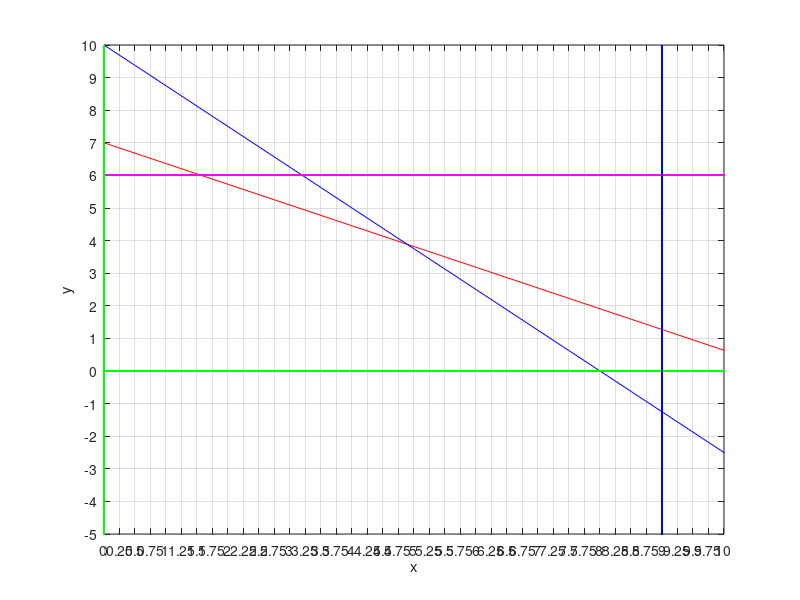

Here is the MATLAB script that generated this plot:
function Graph_022() 

    x = 0 : .5 : 20 ;
    
    y1 = ( 77 - x.*7) / 11 ;
    y2 = (80 - x.*10) /8 ;
    x3 = -15 : 1 : 10 ;
%     for i = 1 : 1 : 41 
%         x3(i) = myFun(i) ;
%     end
%     disp(x3) ;
    y3 = ones(41).*6  ;  % y = 6
    y4 = zeros(41) ;   % y = 0 
    y5 = ones(26) * 9 ;
    y6 = zeros(26) ;
    xmin = 0 ; xmax = 10 ; ymin = -5; ymax = 10 ;
    plot(x,y1,'r', ...
        x, y2, 'b' , ...
        x, y3, 'm', ...
        x, y4, 'g', ...
        y5, x3, 'b' , ...
        y6, x3, 'g') , ... 
            axis ( [xmin , xmax , ymin , ymax] ),grid on ;
        xlabel('x'); ylabel('y') ;
    set(gca,'xtick',[0:0.25:60]);
    set(gca,'ytick',[-50:1:20]);

end

function out = myFun(x) 
    out = 0 ;
    if(x == 9)
        out = 9 ;
    end
end